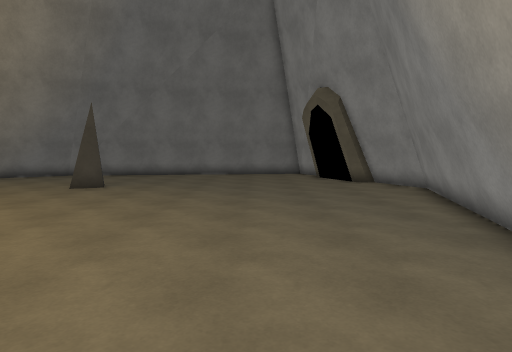
view 1 (above)

18 first-person views from a walk through a Unity game level. The camera is 1.4 m above the floor, tilts 4° down and sees 75° across. The floor is counted in squares, 1 m on a side. Each view is taken from the middle of a square. On the plan, view 1 faces up. The plan holds only what a view shows up to about 15 squares ahead; the rest is blank. The place goes on beyond the plan. The player character is not drawn. Surface patterns are stand-ins for the level's own textures.

view 2
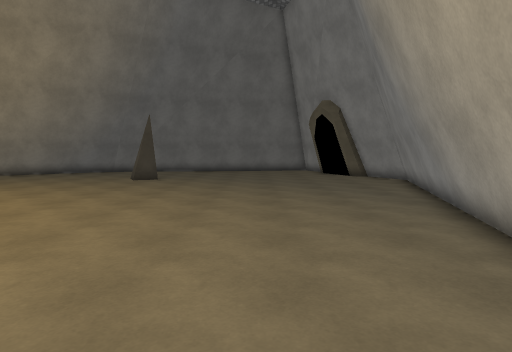

view 3
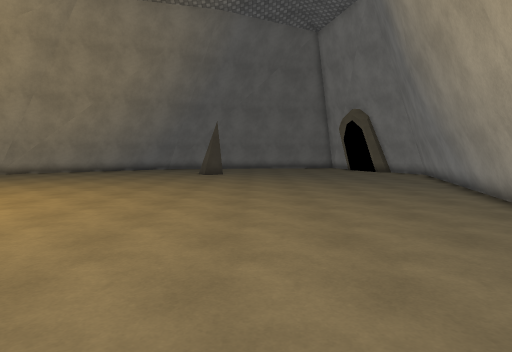

view 4
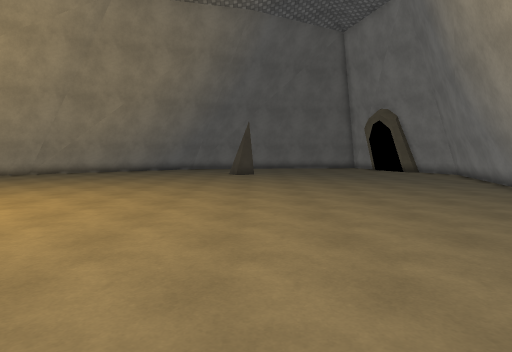

view 5
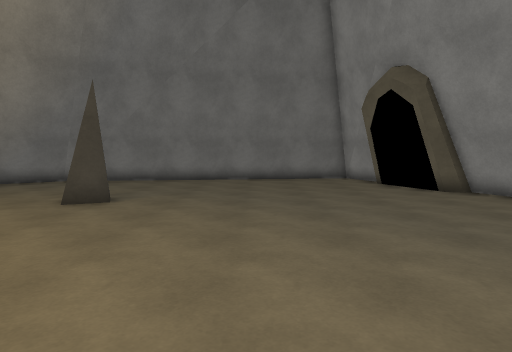

view 6
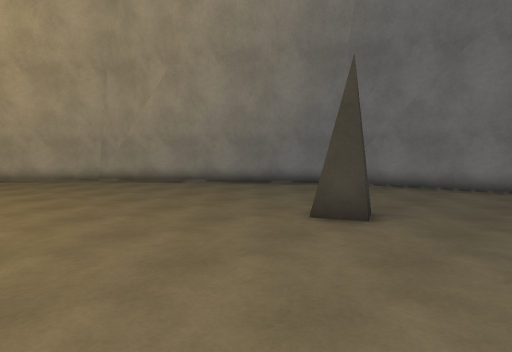

view 7
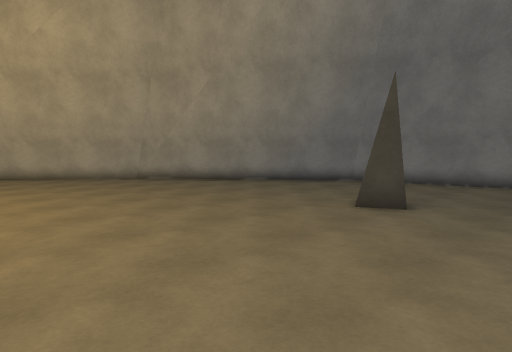

view 8
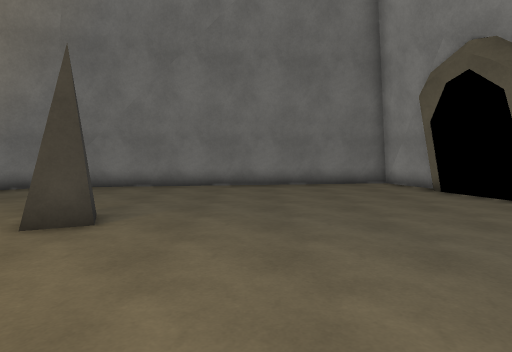

view 9
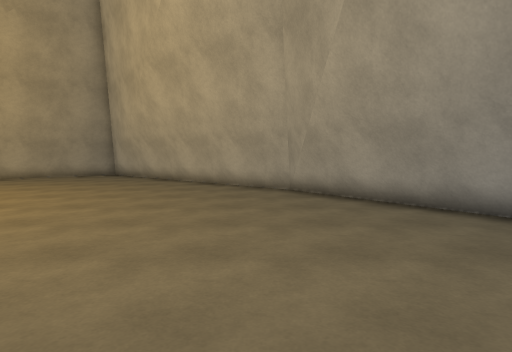

view 10
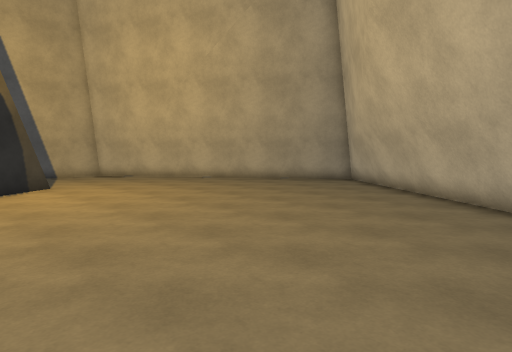

view 11
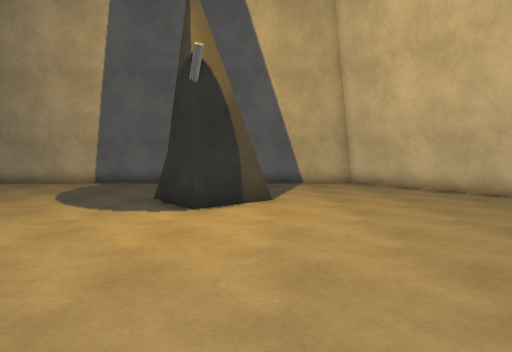

view 12
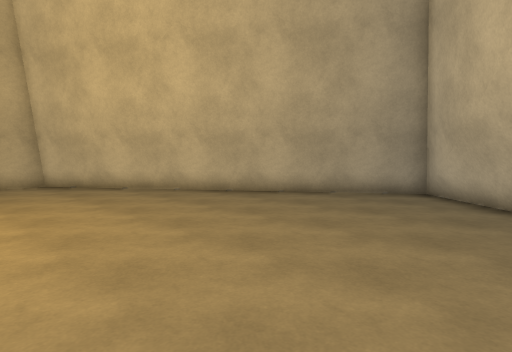

view 13
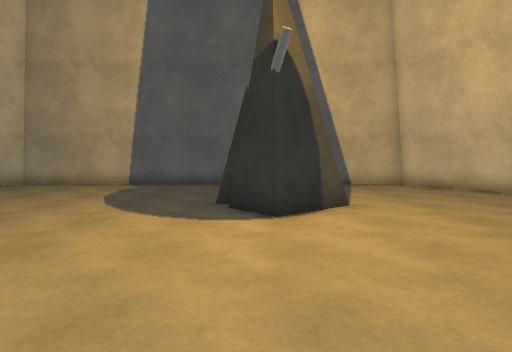

view 14
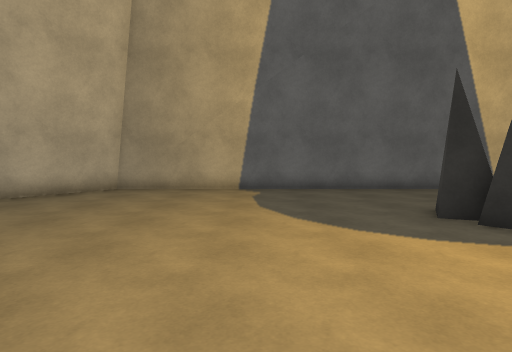

view 15
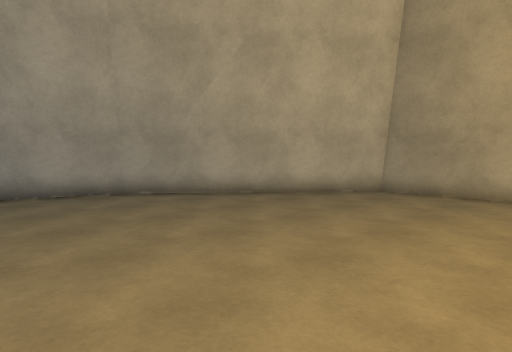

view 16
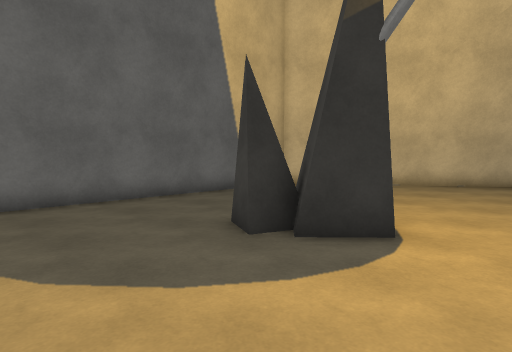

view 17
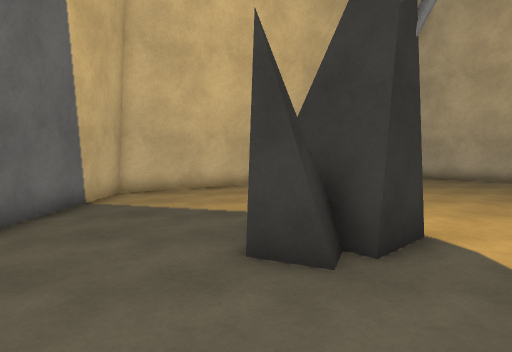

view 18
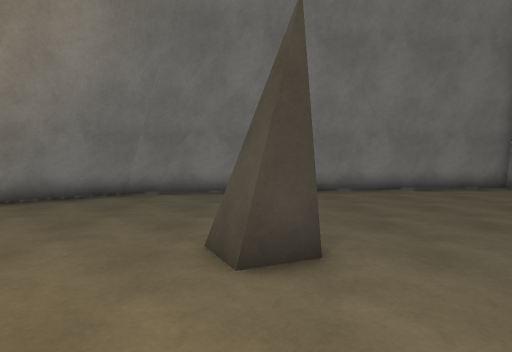

### Floor plan
Points are (right, up) in squares from view 1. A wall is a line through its corners. A room is listed if a view was taken in it or the views show most of it. See-through windows are left out.
Room 1 (views 1, 2, 3, 4, 5, 6, 7, 8, 9, 10, 11, 12, 13, 14, 15, 16, 17, 18)
walls: (-7, 13) (-7.5, 13.9); (-13.5, -2.2) (-15.3, -3.7); (-6.6, 14.3) (-6.2, 13.3) (-6.8, 13) (-7.2, 13.7); (-13, -3.1) (-13.5, -4.1); (-14, -2.9) (-13, -3.3); (-14.1, -3) (-13.2, -3.4); (-16.4, -2.9) (-14.4, -1.3) (-13.4, -2.4); (-14.5, 17) (-19.3, 13.3); (-19.6, 13.2) (-27.2, 4); (-19.9, 13.2) (-27.6, 3.9); (-10.7, 19.5) (-18.5, 13.4) (-20, 13); (-10.8, 19.7) (-19, 13.3); (-10.9, 19.8) (-13.7, 17.6); (1.7, -1.6) (5.7, 11.7); (1, -2.8) (1.7, -1.4); (-9.5, 20.1) (-10.8, 19.4); (1.4, -2.4) (1.9, -1.5); (1.9, -1.7) (6.2, 12.7) (5.1, 15.4); (5.5, 9.5) (6.5, 12.7); (-3.9, -8.7) (1.9, -1.9); (-26.7, 4.6) (-28.5, 3.3) (-20.9, -7.4); (-21.3, -6.6) (-20.3, -8.6) (-3.6, -8.7); (-28.6, 3.2) (-20.6, -8.1); (3.5, 19.5) (2.7, 21.2); (2.9, 20.7) (2.7, 21.7) (-10.2, 20) (-10.9, 19.6)
low walls: (-13.9, -2.8) (-13, -3.1); (-18.5, 14.5) (-19.5, 13.7); (-19.5, 13.4) (-20.5, 13.1) (-21.4, 12); (-14.6, 17.2) (-19.7, 13.2); (-18.7, 14.5) (-19.6, 13.8); (-14.8, 17.3) (-18.4, 14.5); (-20.1, 13.2) (-28.2, 3.4); (-14.9, 17.4) (-17.4, 15.5); (-21.5, 11.9) (-22.5, 10.7); (-22.7, 10.5) (-25.4, 7.2); (-11, 19.9) (-13.8, 17.8); (2.5, -0.5) (4.5, 6.2); (-11.1, 20.1) (-13.9, 18); (-10.3, 20.2) (-11.1, 19.7); (-11.2, 20.2) (-14, 18.1); (0.5, -3.8) (1.5, -2.7); (1.8, -2.2) (2.1, -1.6); (1.6, -2.5) (2, -2) (2.4, -0.7); (4.6, 6.4) (5.4, 9.3); (-1.7, -6.4) (-0.1, -4.5); (-2.5, -7.4) (-1.8, -6.5); (-25.5, 7.1) (-27.4, 4.7); (-3.4, -8.4) (-2.6, -7.5); (-27.6, 4.5) (-28.4, 3.6); (6.5, 12.7) (5.4, 15.4); (6.5, 13.3) (6.1, 14.4); (6, 14.5) (5.7, 15.4); (-27.5, 1.3) (-20.6, -8.4); (-28.9, 3.2) (-27.6, 1.5); (3.4, 20.2) (2.8, 21.7); (3.5, 20.6) (3.2, 21.4); (2.9, 21.6) (2.8, 22) (-10.9, 20.1) (-11.2, 19.9)

Positions as (right, up) in squares from view 1, and headings:
1: (0, 0), facing up
2: (-1, -4), facing up
3: (-4, -8), facing up
4: (-6, -8), facing up
5: (-2, 4), facing up
6: (-3, 7), facing up-left
7: (-3, 5), facing up-left
8: (-3, 7), facing up
9: (-8, 12), facing left
10: (-13, 12), facing down-left
11: (-16, 7), facing down
12: (-17, 7), facing down-left
13: (-14, 6), facing down
14: (-9, 4), facing down
15: (-9, 3), facing down-right
16: (-9, 1), facing down-left
17: (-9, -4), facing left
18: (-7, 9), facing up
